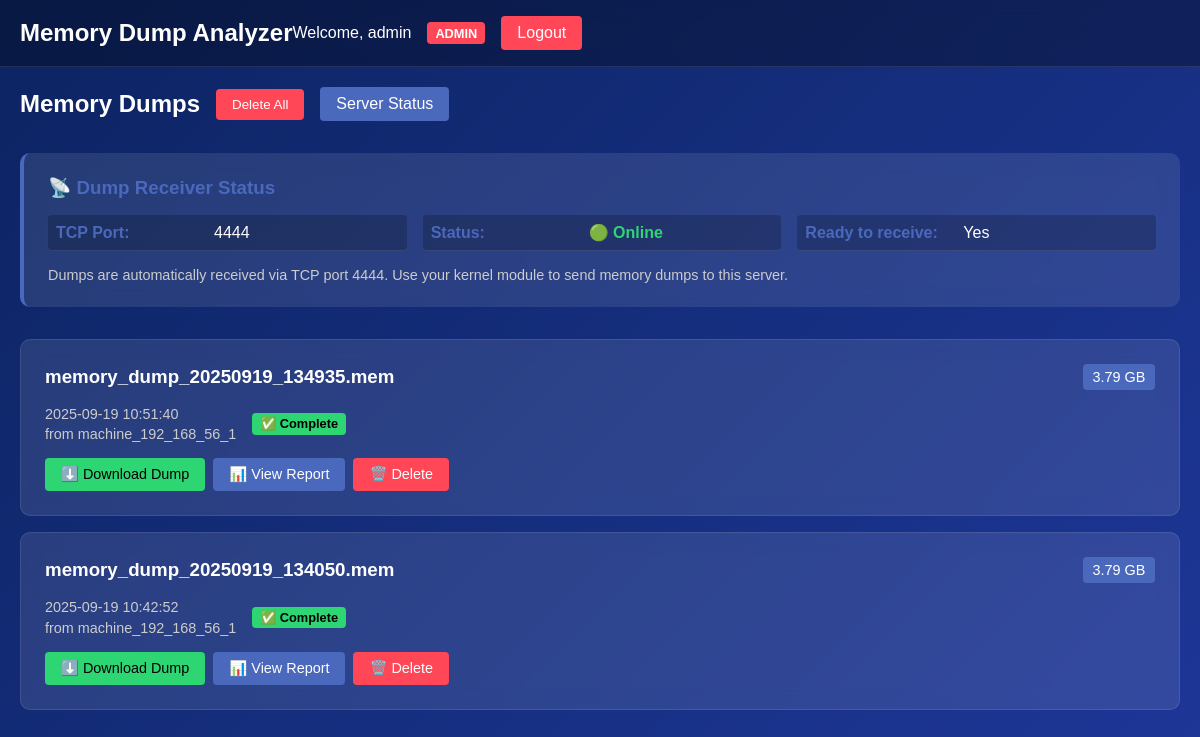
Screenshot of / (signed in) with the database file from the repository.
### app.py (models this page shows)
class User(UserMixin, db.Model):
    id = db.Column(db.Integer, primary_key=True)
    username = db.Column(db.String(80), unique=True, nullable=False)
    password_hash = db.Column(db.String(120), nullable=False)
    is_admin = db.Column(db.Boolean, default=False)
    dumps = db.relationship('MemoryDump', backref='owner', lazy=True)

class MemoryDump(db.Model):
    id = db.Column(db.Integer, primary_key=True)
    filename = db.Column(db.String(255), nullable=False)  # Физическое имя файла (dump_20250919_121729_6b751d49.mem)
    original_name = db.Column(db.String(255), nullable=False)  # Человеко-читаемое имя (memory_dump_20250919_121729.mem)
    file_size = db.Column(db.BigInteger, nullable=False)
    upload_date = db.Column(db.DateTime, default=datetime.utcnow)
    analysis_complete = db.Column(db.Boolean, default=False)
    analysis_result = db.Column(db.Text)
    user_id = db.Column(db.Integer, db.ForeignKey('user.id'), nullable=False)
    source_ip = db.Column(db.String(45))
    machine_name = db.Column(db.String(255))

### app.py (the view)
@app.route('/')
@login_required
def dashboard():
    dumps = MemoryDump.query.order_by(MemoryDump.upload_date.desc()).all()
    return render_template('dashboard.html', dumps=dumps, is_admin=current_user.is_admin)

### app.py (called while the page is built)
@login_manager.user_loader
def load_user(user_id):
    return User.query.get(int(user_id))

### templates/dashboard.html (shortened to what this page needs)
{% extends "base.html" %} {% block content %}
<div class="dashboard-header">
    <h2>Memory Dumps</h2>
    {% if is_admin %}
    <div class="admin-actions">
        <form method="POST" action="{{ url_for('delete_all_dumps') }}" onsubmit="return confirm('Delete ALL dumps? This cannot be undone!')">
            <button type="submit" class="delete-all-btn">Delete All</button>
        </form>
        <a href="{{ url_for('server_status') }}" class="status-btn" target="_blank">Server Status</a>
    </div>
    {% endif %}
</div>
<div class="server-info">
    <h3>📡 Dump Receiver Status</h3>
    <div class="info-grid">
        <div class="info-item">
            <span class="info-label">TCP Port:</span>
            <span class="info-value">4444</span>
        </div>
        <div class="info-item">
            <span class="info-label">Status:</span>
            <span class="status-value online">🟢 Online</span>
        </div>
        <div class="info-item">
            <span class="info-label">Ready to receive:</span>
            <span class="info-value">Yes</span>
        </div>
    </div>
    <p class="info-note">
        Dumps are automatically received via TCP port 4444. Use your kernel module to send memory dumps to this server.
    </p>
</div>
<div class="dumps-list">
    {% for dump in dumps %}
    <div class="dump-card">
        <div class="dump-header">
            <h3>{{ dump.original_name }}</h3>
            <span class="dump-size">{{ (dump.file_size / 1024 / 1024 / 1024)|round(2) }} GB</span>
        </div>
        <div class="dump-meta">
            <div class="meta-left">
                <span class="dump-date">{{ dump.upload_date.strftime('%Y-%m-%d %H:%M:%S') }}</span>
                <span class="dump-source">
                    {% if dump.machine_name %}
                    from {{ dump.machine_name }}
                    {% elif dump.source_ip %}
                    from {{ dump.source_ip }}
                    {% endif %}
                </span>
            </div>
            <div class="meta-right">
                <span class="dump-status {% if dump.analysis_complete %}status-complete{% else %}status-pending{% endif %}">
                    {% if dump.analysis_complete %}✅ Complete{% else %}⏳ Analyzing...{% endif %}
                </span>
            </div>
        </div>
        <div class="dump-actions">
            <a href="{{ url_for('download_dump', dump_id=dump.id) }}" class="action-btn download-btn">
                ⬇️ Download Dump
            </a>
            <button onclick="viewReport(this)" data-dump-id="{{ dump.id }}" class="action-btn report-btn">
                📊 View Report
            </button> {% if is_admin %}
            <form method="POST" action="{{ url_for('delete_dump', dump_id=dump.id) }}" style="display: inline;">
                <button type="submit" class="action-btn delete-btn" onclick="return confirm('Delete this dump?')">
                    🗑️ Delete
                </button>
            </form>
            {% endif %}
        </div>
    </div>
    {% endfor %}
</div>
{% endblock %}

### templates/base.html (shortened to what this page needs)
<!DOCTYPE html>
<html lang="en">
<head>
    <link rel="stylesheet" href="{{ url_for('static', filename='style.css') }}">
</head>
<body>
    <nav class="navbar">
        <div class="nav-container">
            <h1 class="nav-title">Memory Dump Analyzer</h1>
            <div class="nav-links">
                {% if current_user.is_authenticated %}
                <span>Welcome, {{ current_user.username }}</span> {% if current_user.is_admin %}
                <span class="admin-badge">ADMIN</span> {% endif %}
                <a href="{{ url_for('logout') }}" class="logout-btn">Logout</a> {% endif %}
            </div>
        </div>
    </nav>
    <div class="container">
         {% block content %}{% endblock %}
    </div>
</body>
</html>

### static/style.css (style rules this page uses)
* { margin: 0; padding: 0; box-sizing: border-box; }
body { font-family: 'Arial', sans-serif; background: linear-gradient(135deg, #0c2461, #1e3799); color: #fff; min-height: 100vh; }
.container { max-width: 1200px; margin: 0 auto; padding: 20px; }
.navbar { background: rgba(0, 0, 0, 0.3); backdrop-filter: blur(10px); padding: 1rem 0; border-bottom: 1px solid rgba(255, 255, 255, 0.1); }
.nav-container { max-width: 1200px; margin: 0 auto; padding: 0 20px; display: flex; justify-content: between; align-items: center; }
.nav-title { font-size: 1.5rem; font-weight: bold; }
.nav-links { display: flex; align-items: center; gap: 1rem; }
.admin-badge { background: #ff4757; padding: 0.2rem 0.5rem; border-radius: 4px; font-size: 0.8rem; font-weight: bold; }
.logout-btn { background: #ff4757; color: white; padding: 0.5rem 1rem; text-decoration: none; border-radius: 4px; transition: background 0.3s; }
.dashboard-header { display: flex; justify-content: between; align-items: center; margin-bottom: 2rem; gap: 1rem; }
.dumps-list { display: flex; flex-direction: column; gap: 1rem; }
.dump-card { background: rgba(255, 255, 255, 0.1); backdrop-filter: blur(10px); padding: 1.5rem; border-radius: 10px; border: 1px solid rgba(255, 255, 255, 0.1); }
.dump-header { display: flex; justify-content: between; align-items: center; margin-bottom: 1rem; gap: 1rem; }
.dump-header h3 { flex: 1; color: #fff; }
.dump-size { background: #4a69bd; padding: 0.3rem 0.6rem; border-radius: 4px; font-size: 0.9rem; }
.dump-meta { display: flex; justify-content: between; align-items: center; margin-bottom: 1rem; gap: 1rem; }
.dump-date { color: #ccc; font-size: 0.9rem; }
.dump-status { padding: 0.2rem 0.5rem; border-radius: 4px; font-size: 0.8rem; font-weight: bold; }
.status-complete { background: #2ed573; color: #000; }
.dump-actions { display: flex; gap: 0.5rem; flex-wrap: wrap; }
.action-btn { padding: 0.5rem 1rem; border: none; border-radius: 4px; cursor: pointer; text-decoration: none; font-size: 0.9rem; transition: background 0.3s; }
.download-btn { background: #2ed573; color: #000; }
.report-btn { background: #4a69bd; color: white; }
.delete-btn { background: #ff4757; color: white; }
.delete-all-btn { background: #ff4757; color: white; padding: 0.5rem 1rem; border: none; border-radius: 4px; cursor: pointer; }
.info-grid { display: grid; grid-template-columns: repeat(auto-fit, minmax(300px, 1fr)); gap: 1rem; }
.info-item { display: flex; justify-content: between; padding: 0.5rem; border-bottom: 1px solid rgba(255, 255, 255, 0.1); }
.info-label { font-weight: bold; color: #4a69bd; min-width: 150px; }
.info-value { color: #fff; word-break: break-all; }
.server-info { background: rgba(255, 255, 255, 0.1); backdrop-filter: blur(10px); padding: 1.5rem; border-radius: 10px; margin-bottom: 2rem; border-left: 4px solid #4a69bd; }
.server-info h3 { margin-bottom: 1rem; color: #4a69bd; }
.info-grid { display: grid; grid-template-columns: repeat(auto-fit, minmax(200px, 1fr)); gap: 1rem; margin-bottom: 1rem; }
.info-item { display: flex; justify-content: between; align-items: center; padding: 0.5rem; background: rgba(0, 0, 0, 0.2); border-radius: 4px; }
.info-label { font-weight: bold; color: #4a69bd; margin-right: 0.5rem; }
.info-value { color: #fff; }
.status-value.online { color: #2ed573; font-weight: bold; }
.info-note { color: #ccc; font-size: 0.9rem; margin-top: 1rem; }
.dump-meta { display: flex; justify-content: between; align-items: center; margin-bottom: 1rem; gap: 1rem; flex-wrap: wrap; }
.meta-left, .meta-right { display: flex; flex-direction: column; gap: 0.3rem; }
.dump-source { color: #ccc; font-size: 0.9rem; }
.admin-actions { display: flex; gap: 1rem; align-items: center; }
.status-btn { background: #4a69bd; color: white; padding: 0.5rem 1rem; text-decoration: none; border-radius: 4px; transition: background 0.3s; }

### rows the page displays
User: username "admin"
MemoryDump: original_name "memory_dump_20250919_134935.mem", (dump.file_size/1024/1024/1024)|round(2) "3.79", upload_date "2025-09-19 10:51:40", machine_name "machine_192_168_56_1", analysis_complete "✅ Complete"
MemoryDump: original_name "memory_dump_20250919_134050.mem", (dump.file_size/1024/1024/1024)|round(2) "3.79", upload_date "2025-09-19 10:42:52", machine_name "machine_192_168_56_1", analysis_complete "✅ Complete"
